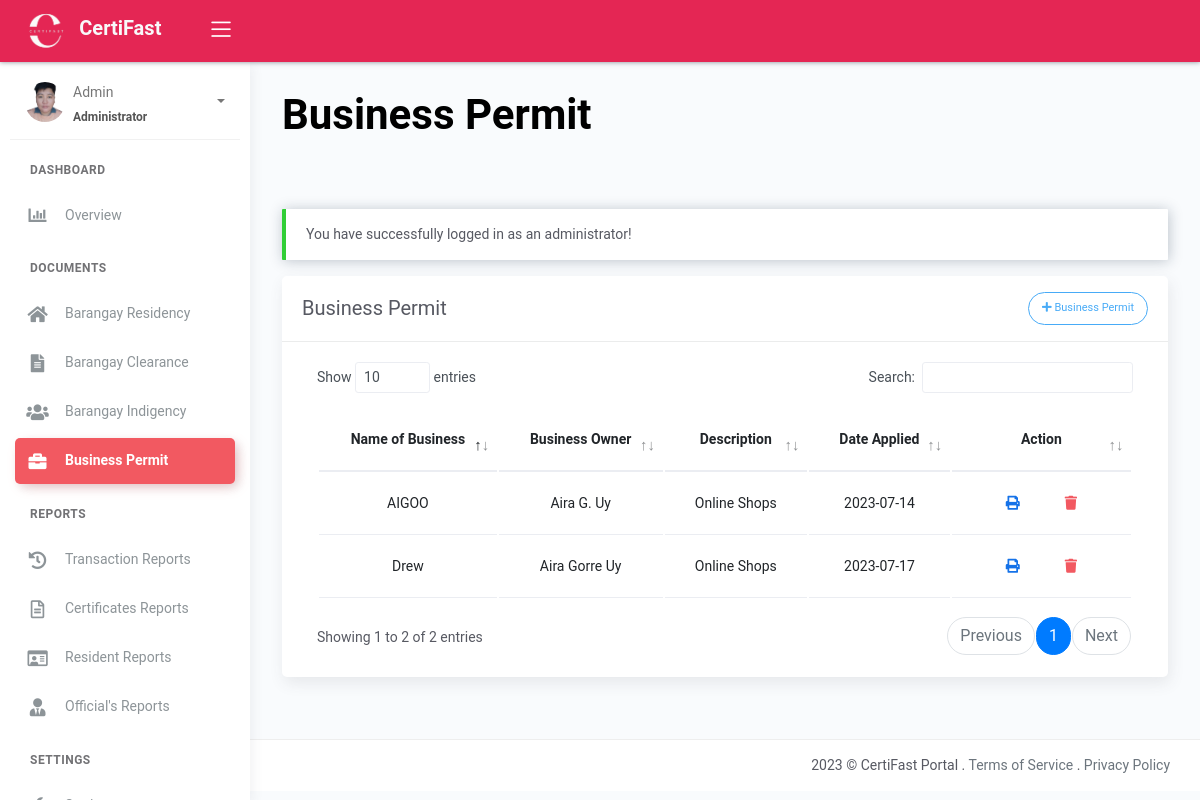
The app's page /business_permit.php (signed in) with its own data.
### tables this page shows
CREATE TABLE `tblpermit` (
  `id` int(11) NOT NULL AUTO_INCREMENT,
  `name` varchar(80) DEFAULT NULL,
  `owner1` varchar(200) DEFAULT NULL,
  `email` varchar(50) NOT NULL,
  `nature` varchar(220) DEFAULT NULL,
  `applied` date DEFAULT NULL,
  PRIMARY KEY (`id`)
);

### business_permit.php (the view, shortened to what this page needs)
<?php include 'server/server.php' ?>
<?php
	$query = "SELECT * FROM tblpermit";
    $result = $conn->query($query);
    $permit = array();
	while($row = $result->fetch_assoc()){
		$permit[] = $row;
	}
?>
<!DOCTYPE html>
<html lang="en">
<head>
	<?php include 'templates/header.php' ?>
</head>
<body>
	<div class="wrapper">
		<?php include 'templates/main-header.php' ?>
		<?php include 'templates/sidebar.php' ?>
		<div class="main-panel">
			<div class="content">
				<div class="panel-header">
					<div class="page-inner">
						<div class="d-flex align-items-left align-items-md-center flex-column flex-md-row">
							<div>
								<h2 class="text-black fw-bold" style ="font-size: 300%;">Business Permit</h2>
							</div>
						</div>
					</div>
				</div>
				<div class="page-inner">
					<div class="row mt-2">
						<div class="col-md-12">
                            <?php if(isset($_SESSION['message'])): ?>
                                <div class="alert alert-<?php echo $_SESSION['success']; ?> <?= $_SESSION['success']=='danger' ? 'bg-danger text-light' : null ?>" role="alert">
                                    <?php echo $_SESSION['message']; ?>
                                </div>
                            <?php endif ?>
                            <div class="card">
								<div class="card-header">
									<div class="card-head-row">
										<div class="card-title">Business Permit</div>
										<?php if(isset($_SESSION['username'])):?>
											<div class="card-tools">
												<a href="#add" data-toggle="modal" class="btn btn-info btn-border btn-round btn-sm">
													<i class="fa fa-plus"></i>
													Business Permit
												</a>
											</div>
										<?php endif?>
									</div>
								</div>
								<div class="card-body">
									<div class="table-responsive">
										<table id="residenttable" class="table">
											<thead>
												<tr class="text-center">
													<th scope="col">Name of Business</th>
													<th scope="col">Business Owner</th>
													<th scope="col">Description</th>
													<th scope="col">Date Applied</th>
													<?php if(isset($_SESSION['username'])):?>
													<th scope="col">Action</th>
													<?php endif ?>
												</tr>
											</thead>
											<tbody>
												<?php if(!empty($permit)): ?>
													<?php foreach($permit as $row): ?>
													<tr class="text-center">
														<td><?= ucwords($row['name']) ?></td>
														<td><?= !empty($row['owner1']) ? ucwords($row['owner1']) : $row['owner1'] ?></td>
														<td><?= $row['nature'] ?></td>
														<td><?= $row['applied'] ?></td>
                                                        <?php if(isset($_SESSION['username'])):?>
														<td>
															<div class="form-button-action">
																<a type="button" data-toggle="tooltip" href="generate_business_permit.php?id=<?= $row['id'] ?>" class="btn btn-link btn-primary" data-original-title="Generate Permit">
																	<i class="fas fa-print"></i>
																</a>
																<?php if(isset($_SESSION['username']) && $_SESSION['role']=='administrator'): ?>
																<a type="button" data-toggle="tooltip" href="model/remove_permit.php?id=<?= $row['id'] ?>" onclick="return confirm('Are you sure you want to delete this business permit?');" class="btn btn-link btn-danger" data-original-title="Remove">
																	<i class="fas fa-trash"></i>
																</a>
																<?php endif ?>
															</div>
														</td>
														<?php endif ?>
													</tr>
													<?php endforeach ?>
												<?php endif ?>
											</tbody>
										</table>
									</div>
								</div>
							</div>
						</div>
					</div>
				</div>
			</div>
			<?php include 'templates/main-footer.php' ?>
		</div>
	</div>
</body>
</html>

### records on screen
tblpermit: name "AIGOO", owner1 "Aira G. Uy", nature "Online Shops", applied "2023-07-14"
tblpermit: name "Drew", owner1 "Aira Gorre Uy", nature "Online Shops", applied "2023-07-17"

### other values on screen
$_SESSION['username'] "Admin"
$_SESSION['role'] "Administrator"
$_SESSION['message'] "You have successfully logged in as an administrator!"
